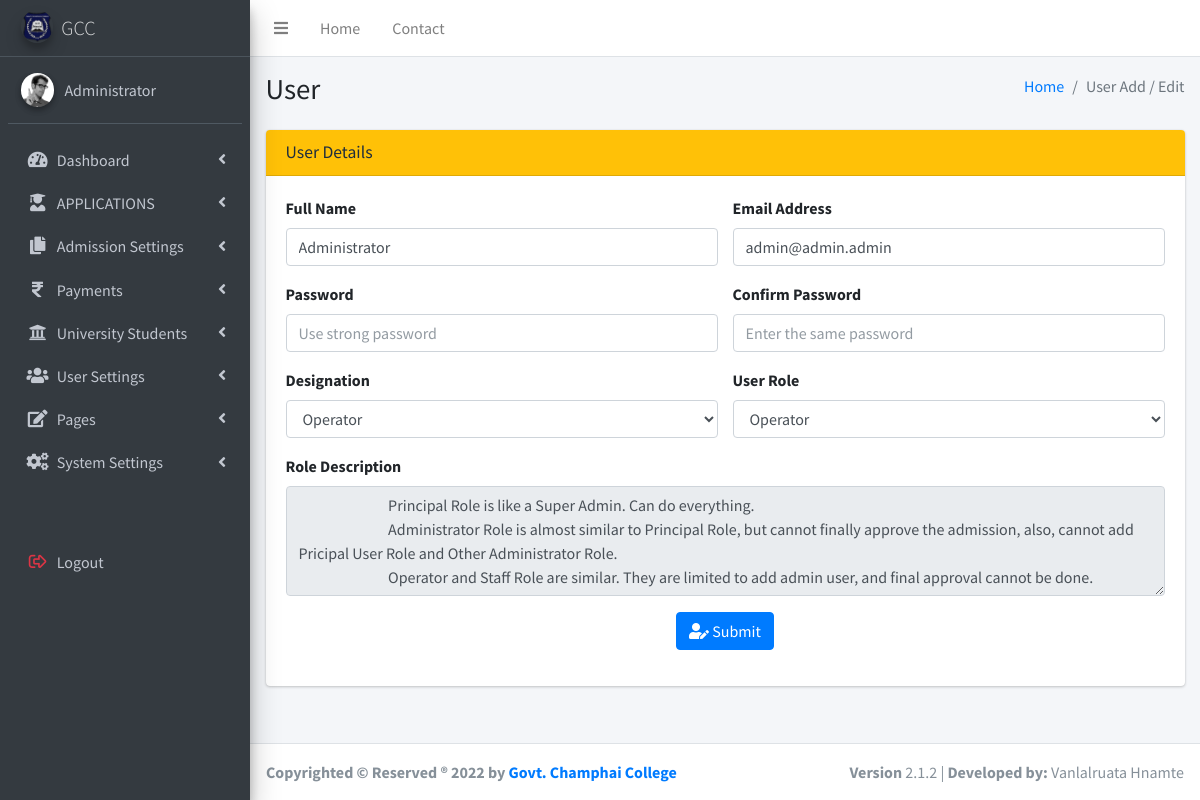
Screenshot of /Code/admin/index.php?page=useredit&userid=1 (signed in) with the database file from the repository.
### tables this page shows
CREATE TABLE `tbl_staff` (
  `id` int(10) UNSIGNED NOT NULL COMMENT 'ID',
  `email` varchar(80) NOT NULL COMMENT 'Email',
  `password` varchar(255) NOT NULL COMMENT 'Password',
  `fullname` varchar(50) DEFAULT NULL COMMENT 'Full Name',
  `photo` longtext DEFAULT NULL COMMENT 'Photo',
  `designation` varchar(50) DEFAULT NULL COMMENT 'Designation',
  `role` tinyint(4) DEFAULT NULL COMMENT 'Role'
);

CREATE TABLE `tbl_general_settings` (
  `id` int(10) UNSIGNED NOT NULL,
  `college_name` varchar(255) DEFAULT NULL,
  `site_title` varchar(255) DEFAULT NULL,
  `college_code` varchar(255) DEFAULT NULL,
  `address` varchar(255) DEFAULT NULL,
  `phone` varchar(255) DEFAULT NULL,
  `email` varchar(255) DEFAULT NULL,
  `currency` varchar(255) DEFAULT 'INR',
  `currency_symbol` varchar(255) DEFAULT '₹',
  `logo` longtext DEFAULT NULL,
  `favicon` longtext DEFAULT NULL,
  `system_version` varchar(255) DEFAULT '1.0',
  `active_status` int(11) DEFAULT 1,
  `currency_code` varchar(255) DEFAULT 'INR',
  `language_name` varchar(255) DEFAULT 'en',
  `session_year` varchar(255) DEFAULT '2020',
  `system_domain` varchar(255) DEFAULT NULL,
  `copyright_text` varchar(255) DEFAULT NULL,
  `smartchat` longtext DEFAULT NULL,
  `api_url` int(11) NOT NULL DEFAULT 1,
  `ttl_rtl` int(11) NOT NULL DEFAULT 2,
  `created_at` timestamp NULL DEFAULT NULL,
  `updated_at` timestamp NULL DEFAULT NULL,
  `time_zone_id` int(11) DEFAULT NULL,
  `session_id` int(10) UNSIGNED DEFAULT NULL,
  `language_id` int(10) UNSIGNED DEFAULT 1,
  `date_format_id` int(10) UNSIGNED DEFAULT 1,
  `college_id` int(10) UNSIGNED DEFAULT 1
);

### Code/admin/useredit.php (the view, shortened to what this page needs)
<div class="content-wrapper">
  <section class="content-header">
    <div class="container-fluid">
      <div class="row mb-2">
        <div class="col-sm-6">
          <h1>User</h1>
        </div>
        <div class="col-sm-6">
          <ol class="breadcrumb float-sm-right">
            <li class="breadcrumb-item"><a href="?page=dashboard">Home</a></li>
            <li class="breadcrumb-item active">User Add / Edit</li>
          </ol>
        </div>
      </div>
    </div>
  </section>
  <?php
      $email = '';
      $fullname = '';
      $requestType = $_SERVER['REQUEST_METHOD'];
       if($requestType == 'GET'){
          if(isset($_GET['userid'])){
              $mysqli = new mysqli(DBHOST, DBUSER, DBPWD, DBNAME);
              $query="select email, password, fullname, designation, role from tbl_staff where id = " . $_GET['userid'].";";
              $result = $mysqli->query($query);
              $row = $result->fetch_row();
              $email = $row[0];
              $fullname = $row[2];
          }
      }
  ?>
  <section class="content">
    <div class="container-fluid">
      <div class="row">
        <div class="col-md-12">
          <div class="card card-warning">
            <div class="card-header">
              <h3 class="card-title">User Details</h3>
            </div>
            <div class="card-body">
              <form action="" method="post" enctype="multipart/form-data">
                <div class="row">
                  <div class="col-sm-6">
                    <div class="form-group">
                      <label>Full Name</label>
                      <input type="text" name="fullname" class="form-control" placeholder="Eg: Vanlalruata Hnamte" value="<?php echo $fullname; ?>" required>
                    </div>
                  </div>
                  <div class="col-sm-6">
                    <div class="form-group">
                      <label>Email Address</label>
                      <input type="email" name="email" class="form-control" placeholder="Eg: someone@domain.com" value="<?php echo $email; ?>" required>
                    </div>
                  </div>
                </div>
                <div class="row">
                  <div class="col-sm-6">
                    <div class="form-group">
                      <label>Password</label>
                      <input type="password" name="password" class="form-control" placeholder="Use strong password" value="" required>
                    </div>
                  </div>
                  <div class="col-sm-6">
                    <div class="form-group">
                      <label>Confirm Password</label>
                      <input type="password" name="confirm" class="form-control" placeholder="Enter the same password"  value="" required>
                    </div>
                  </div>
                </div>
                <div class="row">
                  <div class="col-sm-6">
                    <div class="form-group">
                      <label>Designation</label>
                      <select name="designation" class="form-control" required>
                          <option value="Operator" selected>Operator</option>
                      </select>
                    </div>
                  </div>
                  <div class="col-sm-6">
                    <div class="form-group">
                      <label>User Role</label>
                      <select name="role" class="form-control" required>
                          <option value="3" selected>Operator</option>
                      </select>
                    </div>
                  </div>
                </div>
                <div class="row">
                  <div class="col-sm-12">
                    <div class="form-group">
                      <label>Role Description</label>
                      <textarea class="form-control" rows="4" disabled>
                          Principal Role is like a Super Admin. Can do everything.
                          Administrator Role is almost similar to Principal Role, but cannot finally approve the admission, also, cannot add Pricipal User Role and Other Administrator Role.
                          Operator and Staff Role are similar. They are limited to add admin user, and final approval cannot be done.
                      </textarea>
                    </div>
                  </div>
                </div>
                <div class="form-group">
                  <div class="mb-6">
                      <center><button type="submit" class="btn btn-primary"><i class="fas fa-user-edit"></i>&nbsp;Submit</button></center>
                  </div>
                </div>
              </form>
            </div>
          </div>
        </div>
      </div>
    </div>
  </section>
</div>

### Code/admin/footer.php (shortened to what this page needs)
<footer class="main-footer">
    <?php
        $mysqli = new mysqli(DBHOST, DBUSER, DBPWD, DBNAME);
        $query = "select copyright_text from tbl_general_settings where college_id = 1";
        $result = $mysqli->query($query);
        $row = $result->fetch_row();
        echo '<strong>' . $row[0] . '</strong>';
    ?>
    <div class="float-right d-none d-sm-inline-block">
      <b>Version</b> 2.1.2 | <span><strong>Developed by:</strong> Vanlalruata Hnamte</span>
    </div>
  </footer>
</div>
</body>
</html>

### rows the page displays
tbl_staff: fullname "Administrator", email "admin@admin.admin"
tbl_general_settings: copyright_text "Copyrighted © Reserved ® 2022 by Govt. Champhai College"

### other values shown
$acronym "GCC"
$_SESSION['$name'] "Administrator"
